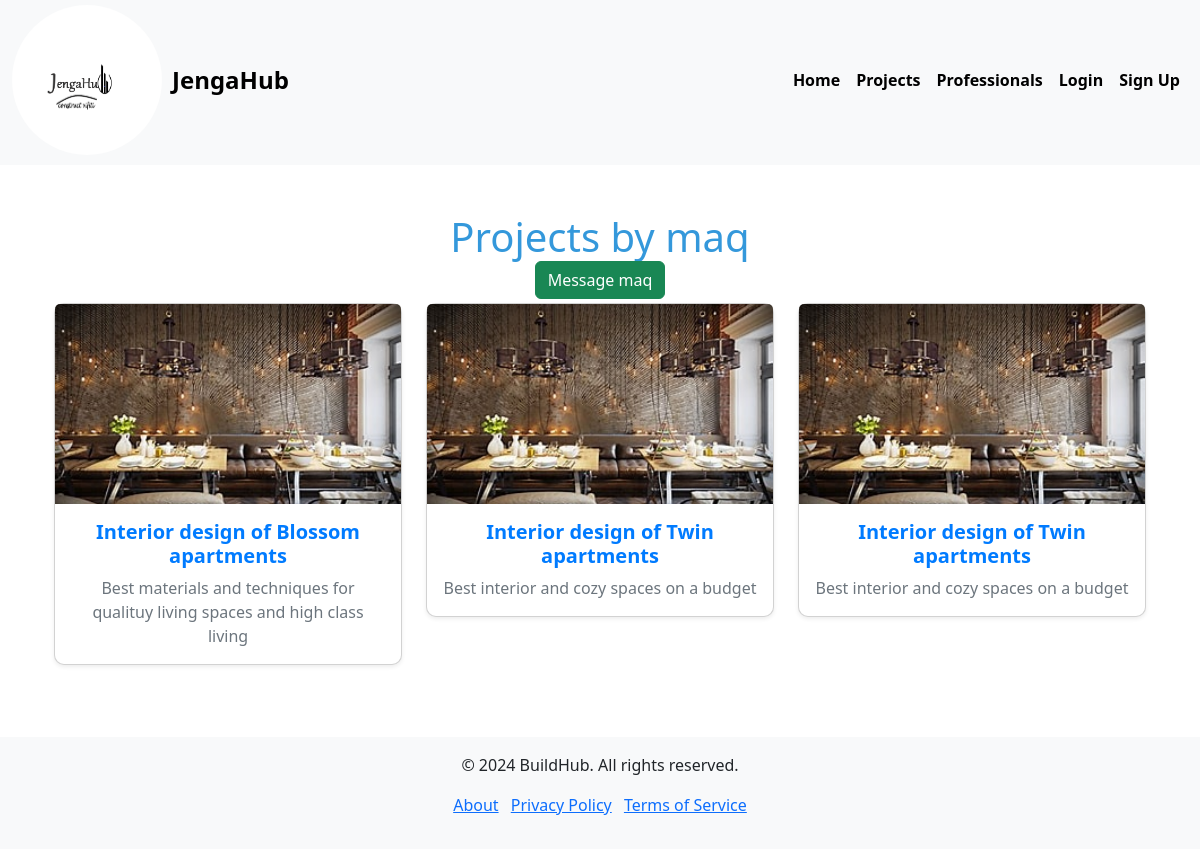
Screenshot of /jengahub/professional/9/projects/ with the database file from the repository.
### jengaHubApp/models.py (models this page shows, shortened)
class Professional(models.Model):
    user = models.OneToOneField(User, on_delete=models.CASCADE)
    bio = models.TextField()
    profile_image = models.ImageField(upload_to='profiles/',default='default.png')
    profession = models.CharField(max_length=100)
    contact_info = models.CharField(max_length=255)

class Project(models.Model):
    professional = models.ForeignKey(Professional, on_delete=models.CASCADE, related_name='projects')
    title = models.CharField(max_length=255)
    description = models.TextField()
    image = models.ImageField(upload_to='projects/',default='default.png')
    created_at = models.DateTimeField(auto_now_add=True)

### jengaHubApp/views.py (the view)
# urls.py: path('professional/<int:professional_id>/projects/', views.professional_projects, name='professional_projects'),
def professional_projects(request, professional_id):
    professional = get_object_or_404(Professional, id=professional_id)
    projects = professional.projects.all()
    return render(request, 'jengaHubApp/projects.html', {
        'professional': professional,
        'projects': projects
    })

### jengaHubApp/templates/jengaHubApp/projects.html
{% extends 'base.html' %}
{% block content %}
<div class="container my-5">
    <h1 class="text-center mb-0" style="color: #3498db;">Projects by {{ professional.user.username }}</h1>
    <div class="text-center mb-1">
        <a href="{% url 'jengaHubApp:send_message' professional.id %}" class="btn btn-success">
            Message {{ professional.user.username }}
        </a>
    </div>
    <div class="row">
        {% for project in projects %}
            <div class="col-lg-4 col-md-6 col-sm-12 mb-4">
                <div class="card shadow-sm">
                    <img src="{{ project.image.url }}" class="card-img-top" alt="Image for {{ project.title }}">
                    <div class="card-body text-center">
                        <h5 class="card-title">{{ project.title }}</h5>
                        <p class="card-text">{{ project.description }}</p>
                    </div>
                </div>
            </div>
        {% empty %}
            <div class="col-12">
                <p class="text-center text-muted">No projects found for this professional.</p>
            </div>
        {% endfor %}
    </div>
</div>
{% endblock %}

### jengaHubApp/static/styles.css (style rules this page uses)
.container { padding-top: 0px; }
.card { border-radius: 10px; transition: transform 0.5s ease-in-out, box-shadow 0.5s ease-in-out; }
.card-img-top { object-fit: cover; height: 200px; }
.card-title { font-weight: 600; color: #007bff; }
.card-text { color: #6c757d; }
.card-text { max-height: 4.5em; overflow: hidden; transition: max-height 0.3s ease; }
.card { transition: transform 0.3s ease, box-shadow 0.3s ease; }

### rows the page displays
Professional: user.username "maq"
Project: image (picture), title "Interior design of Blossom apartments", description "Best materials and techniques for qualituy living spaces and high class living"
Project: image (picture), title "Interior design of Twin apartments", description "Best interior and cozy spaces on a budget"
Project: image (picture), title "Interior design of Twin apartments", description "Best interior and cozy spaces on a budget"
